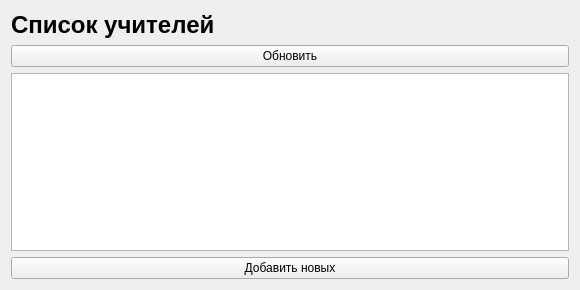
<?xml version="1.0" encoding="UTF-8"?>
<ui version="4.0">
 <class>TeacherList</class>
 <widget class="QWidget" name="TeacherList">
  <property name="geometry">
   <rect>
    <x>0</x>
    <y>0</y>
    <width>580</width>
    <height>290</height>
   </rect>
  </property>
  <property name="windowTitle">
   <string>Список учителей</string>
  </property>
  <layout class="QGridLayout" name="gridLayout">
   <item row="0" column="0">
    <widget class="QLabel" name="label">
     <property name="sizePolicy">
      <sizepolicy hsizetype="Preferred" vsizetype="Fixed">
       <horstretch>0</horstretch>
       <verstretch>0</verstretch>
      </sizepolicy>
     </property>
     <property name="font">
      <font>
       <pointsize>18</pointsize>
       <bold>true</bold>
      </font>
     </property>
     <property name="text">
      <string>Список учителей</string>
     </property>
    </widget>
   </item>
   <item row="3" column="0">
    <widget class="QPushButton" name="add_more">
     <property name="text">
      <string>Добавить новых</string>
     </property>
    </widget>
   </item>
   <item row="2" column="0">
    <widget class="QListWidget" name="list_teacher">
     <property name="selectionRectVisible">
      <bool>false</bool>
     </property>
     <property name="sortingEnabled">
      <bool>false</bool>
     </property>
    </widget>
   </item>
   <item row="1" column="0">
    <widget class="QPushButton" name="refresh">
     <property name="text">
      <string>Обновить</string>
     </property>
    </widget>
   </item>
  </layout>
 </widget>
 <resources/>
 <connections/>
</ui>
